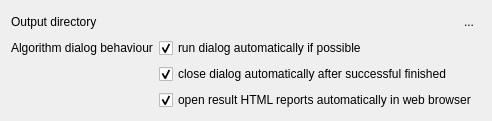
      <widget class="QWidget" name="tab">
       <attribute name="title">
        <string>Settings</string>
       </attribute>
       <layout class="QFormLayout" name="formLayout">
        <item row="0" column="0">
         <widget class="QLabel" name="label_84">
          <property name="minimumSize">
           <size>
            <width>120</width>
            <height>0</height>
           </size>
          </property>
          <property name="text">
           <string>Output directory</string>
          </property>
          <property name="alignment">
           <set>Qt::AlignLeading|Qt::AlignLeft|Qt::AlignVCenter</set>
          </property>
         </widget>
        </item>
        <item row="1" column="0">
         <widget class="QLabel" name="label_83">
          <property name="text">
           <string>Algorithm dialog behaviour</string>
          </property>
         </widget>
        </item>
        <item row="1" column="1">
         <widget class="QCheckBox" name="mDialogAutoRun">
          <property name="text">
           <string>run dialog automatically if possible</string>
          </property>
          <property name="checked">
           <bool>true</bool>
          </property>
         </widget>
        </item>
        <item row="2" column="1">
         <widget class="QCheckBox" name="mDialogAutoClose">
          <property name="text">
           <string>close dialog automatically after successful finished</string>
          </property>
          <property name="checked">
           <bool>true</bool>
          </property>
         </widget>
        </item>
        <item row="3" column="1">
         <widget class="QCheckBox" name="mDialogAutoOpen">
          <property name="text">
           <string>open result HTML reports automatically in web browser </string>
          </property>
          <property name="checked">
           <bool>true</bool>
          </property>
         </widget>
        </item>
        <item row="0" column="1">
         <layout class="QHBoxLayout" name="horizontalLayout_3">
          <property name="leftMargin">
           <number>0</number>
          </property>
          <property name="topMargin">
           <number>0</number>
          </property>
          <item>
           <widget class="QgsFileWidget" name="mWorkingDirectory">
            <property name="storageMode">
             <enum>QgsFileWidget::GetDirectory</enum>
            </property>
           </widget>
          </item>
          <item>
           <widget class="QToolButton" name="mOpenWorkingDirectory">
            <property name="toolTip">
             <string>Open folder.</string>
            </property>
            <property name="text">
             <string>...</string>
            </property>
            <property name="icon">
             <iconset>
              <normaloff>:/qt-project.org/styles/commonstyle/images/standardbutton-open-32.png</normaloff>:/qt-project.org/styles/commonstyle/images/standardbutton-open-32.png</iconset>
            </property>
            <property name="autoRaise">
             <bool>true</bool>
            </property>
           </widget>
          </item>
         </layout>
        </item>
       </layout>
      </widget>
